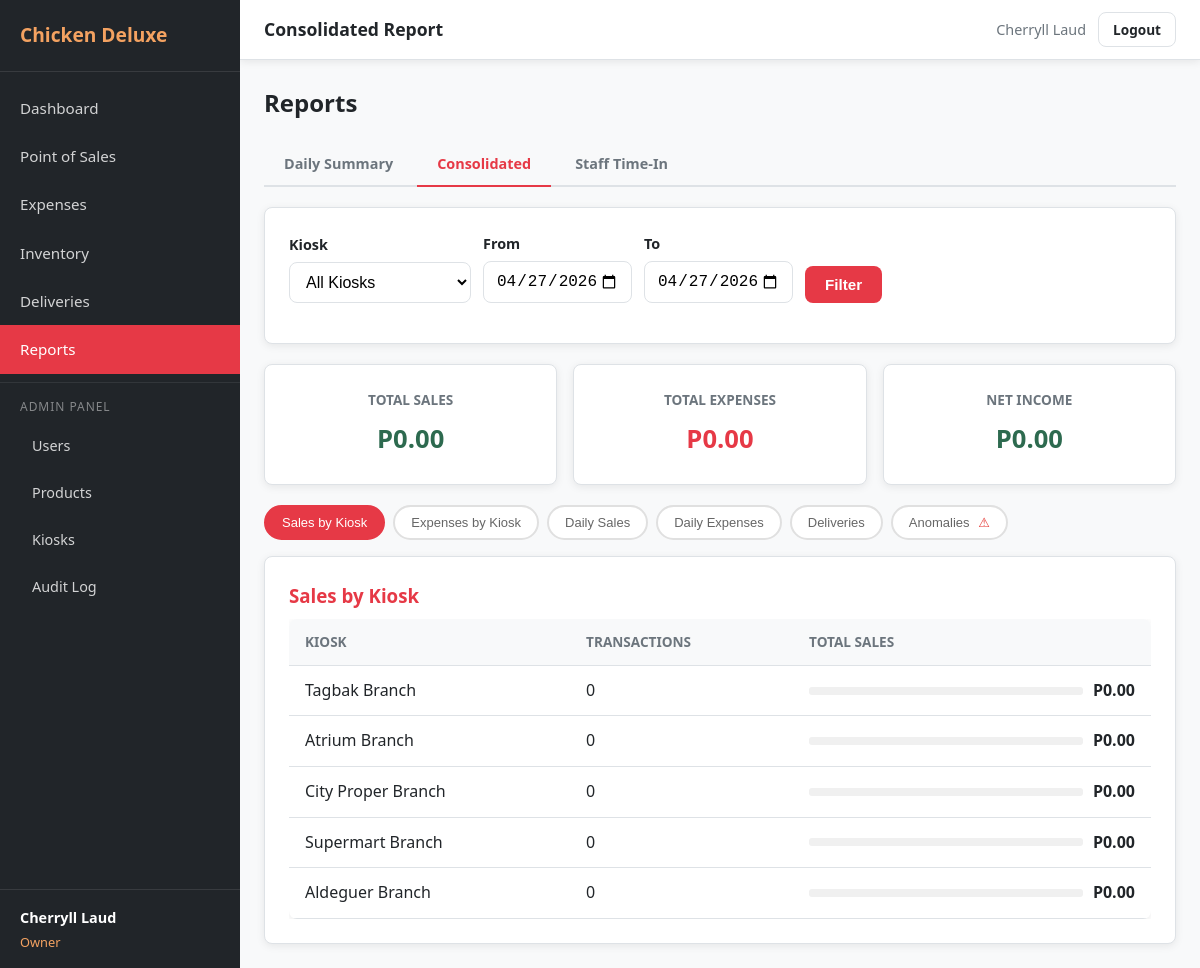
/reports/consolidated (signed in), run on the app's committed database.
### tables this page shows
CREATE TABLE `kiosk` (
  `Kiosk_ID` int(11) NOT NULL AUTO_INCREMENT,
  `Name` varchar(100) NOT NULL,
  `Location` varchar(255) NOT NULL,
  `Active` tinyint(1) NOT NULL DEFAULT 1,
  `Created_at` datetime NOT NULL DEFAULT current_timestamp(),
  PRIMARY KEY (`Kiosk_ID`)
);

### core/Controller.php (called while the page is built, shortened)
<?php
class Controller
{
    protected function render(string $view, array $data = []): void
    {
        extract($data);
        $viewFile = __DIR__ . '/../views/' . $view . '.php';
        require $viewFile;
        require __DIR__ . '/../views/layouts/main.php';
    }
    protected function get(string $key, mixed $default = null): mixed
    {
        return $_GET[$key] ?? $default;
    }
}

### controllers/ReportController.php (called while the page is built, shortened)
<?php
require_once __DIR__ . '/../models/ReportModel.php';
class ReportController extends Controller
{
    private ReportModel $reportModel;
    private KioskModel $kioskModel;
    public function __construct()
    {
        $this->reportModel = new ReportModel();
        $this->kioskModel  = new KioskModel();
    }
    public function consolidated(): void
    {
        $kiosks    = $this->kioskModel->getActive();
        $kiosk_id = $this->get('kiosk_id') ? (int) $this->get('kiosk_id') : null;
        $from_date = $this->get('from_date', date('Y-m-d', strtotime('monday this week')));
        $to_date   = $this->get('to_date', date('Y-m-d'));
        $sales_by_kiosk   = $this->reportModel->getSalesTotalsByKiosk($from_date, $to_date);
        $expense_by_kiosk = $this->reportModel->getExpenseTotalsByKiosk($from_date, $to_date);
        $daily_sales      = $this->reportModel->getDailySalesBreakdown($from_date, $to_date, $kiosk_id);
        $daily_expenses   = $this->reportModel->getDailyExpenseBreakdown($from_date, $to_date, $kiosk_id);
        $deliveries       = $this->reportModel->getDeliverySummary($from_date, $to_date, $kiosk_id);
        $anomalies        = $this->reportModel->getMissingSnapshots($from_date, $to_date);
        $top_products     = $this->reportModel->getProductsAboveAverageSales($from_date, $to_date);
        $kiosks_no_ending = $this->reportModel->getKiosksWithoutEndingSnapshot($to_date);
        $grand_sales = 0;
        $grand_expenses = 0;
        foreach ($sales_by_kiosk as $s) { $grand_sales += $s['Total_Sales']; }
        foreach ($expense_by_kiosk as $e) { $grand_expenses += $e['Total_Expenses']; }
        $data = [
            'page_title'       => 'Consolidated Report',
            'active_tab'       => 'consolidated',
            'kiosks'           => $kiosks,
            'kiosk_id'         => $kiosk_id,
            'from_date'        => $from_date,
            'to_date'          => $to_date,
            'sales_by_kiosk'   => $sales_by_kiosk,
            'expense_by_kiosk' => $expense_by_kiosk,
            'daily_sales'      => $daily_sales,
            'daily_expenses'   => $daily_expenses,
            'deliveries'       => $deliveries,
            'anomalies'        => $anomalies,
            'top_products'     => $top_products,
            'kiosks_no_ending' => $kiosks_no_ending,
            'grand_sales'      => $grand_sales,
            'grand_expenses'   => $grand_expenses,
            'net_income'       => $grand_sales - $grand_expenses,
        ];
        $this->render('reports/consolidated', $data);
    }
}

### index.php (called while the page is built, shortened)
<?php
require_once __DIR__ . '/core/Database.php';
require_once __DIR__ . '/core/Model.php';
require_once __DIR__ . '/core/Controller.php';
$router = new Router();
$router->get('/login',    'AuthController', 'showLogin');
$router->post('/login',   'AuthController', 'handleLogin');
$router->get('/logout',   'AuthController', 'logout');
$router->get('/',          'DashboardController', 'index');
$router->get('/dashboard', 'DashboardController', 'index');
$router->get('/admin',                'AdminController', 'users');
$router->get('/admin/users',          'AdminController', 'users');
$router->post('/admin/users/create',  'AdminController', 'createUser');
$router->get('/admin/users/edit',     'AdminController', 'editUser');
$router->post('/admin/users/update',  'AdminController', 'updateUser');
$router->post('/admin/users/reset-password', 'AdminController', 'resetUserPassword');
$router->post('/admin/users/deactivate', 'AdminController', 'deactivateUser');
$router->post('/admin/users/activate',   'AdminController', 'activateUser');
$router->post('/admin/users/timeout',    'AdminController', 'timeout');
$router->get('/admin/products',          'AdminController', 'products');
$router->post('/admin/products/create',  'AdminController', 'createProduct');
$router->post('/admin/products/update',  'AdminController', 'updateProduct');
$router->get('/admin/kiosks',            'AdminController', 'kiosks');
$router->post('/admin/kiosks/create',    'AdminController', 'createKiosk');
$router->post('/admin/kiosks/update',    'AdminController', 'updateKiosk');
$router->get('/admin/audit-log',         'AdminController', 'auditLog');
$router->get('/inventory',        'InventoryController', 'index');
$router->post('/inventory/store', 'InventoryController', 'store');
$router->post('/inventory/auto-generate', 'InventoryController', 'autoGenerateBeginning');
$router->post('/inventory/unlock', 'InventoryController', 'unlock');
$router->get('/delivery',          'DeliveryController', 'index');
$router->post('/delivery/store',   'DeliveryController', 'store');
$router->post('/delivery/lock',    'DeliveryController', 'lock');
$router->post('/delivery/unlock',  'DeliveryController', 'unlock');
$router->post('/delivery/delete',  'DeliveryController', 'delete');
$router->post('/delivery/update',   'DeliveryController', 'update');
$router->post('/delivery/pullout',  'DeliveryController', 'pullout');
$router->get('/sales',          'SalesController', 'index');
$router->post('/sales/store',   'SalesController', 'store');
$router->post('/sales/store-batch', 'SalesController', 'storeBatch');
$router->post('/sales/lock',    'SalesController', 'lock');
$router->post('/sales/unlock',  'SalesController', 'unlock');
$router->post('/sales/delete',  'SalesController', 'delete');
$router->get('/expenses',          'ExpenseController', 'index');
$router->post('/expenses/store',   'ExpenseController', 'store');
$router->post('/expenses/lock',    'ExpenseController', 'lock');
$router->post('/expenses/unlock',  'ExpenseController', 'unlock');
$router->post('/expenses/delete',  'ExpenseController', 'delete');
$router->post('/expenses/update',  'ExpenseController', 'update');
$router->get('/reports',              'ReportController', 'index');
$router->get('/reports/daily',        'ReportController', 'daily');
$router->get('/reports/consolidated', 'ReportController', 'consolidated');
$router->get('/reports/timein',       'ReportController', 'timeIn');
$router->dispatch();

### config/database.php (called while the page is built)
<?php
return [
    'master' => [
        'host'     => '127.0.0.1',
        'port'     => DB_MASTER_PORT,
        'dbname'   => 'chicken_deluxe',
        'username' => 'root',
        'password' => '',
        'charset'  => 'utf8mb4',
    ],
    'slave' => [
        'host'     => '127.0.0.1',
        'port'     => DB_SLAVE_PORT,
        'dbname'   => 'chicken_deluxe',
        'username' => 'root',
        'password' => '',
        'charset'  => 'utf8mb4',
    ],
];

### core/Database.php (called while the page is built, shortened)
<?php
class Database
{
    private static ?Database $instance = null;
    private PDO $slave;
    private function __construct()
    {
        $config = require __DIR__ . '/../config/database.php';
        $masterDsn = sprintf(
            'mysql:host=%s;port=%d;dbname=%s;charset=%s',
            $config['master']['host'],
            $config['master']['port'],
            $config['master']['dbname'],
            $config['master']['charset']
        );
        $slaveDsn = sprintf(
            'mysql:host=%s;port=%d;dbname=%s;charset=%s',
            $config['slave']['host'],
            $config['slave']['port'],
            $config['slave']['dbname'],
            $config['slave']['charset']
        );
        $options = [
            PDO::ATTR_ERRMODE            => PDO::ERRMODE_EXCEPTION,
            PDO::ATTR_DEFAULT_FETCH_MODE => PDO::FETCH_ASSOC,
            PDO::ATTR_EMULATE_PREPARES   => false,
        ];
        $this->slave = new PDO(
            $slaveDsn,
            $config['slave']['username'],
            $config['slave']['password'],
            $options
        );
    }
    public static function getInstance(): Database
    {
        if (self::$instance === null) {
            self::$instance = new self();
        }
        return self::$instance;
    }
    public function read(string $sql, array $params = []): array
    {
        $stmt = $this->slave->prepare($sql);
        $stmt->execute($params);
        return $stmt->fetchAll();
    }
}

### core/Model.php (called while the page is built, shortened)
<?php
class Model
{
    public function __construct()
    {
        $this->db = Database::getInstance();
    }
}

### models/ReportModel.php (called while the page is built, shortened)
<?php
class ReportModel extends Model
{
    public function getSalesTotalsByKiosk(string $from_date, string $to_date): array
    {
        return $this->db->read(
            "SELECT k.Name AS Kiosk_Name, k.Kiosk_ID,
                    COUNT(s.Sales_ID) AS Total_Transactions,
                    COALESCE(SUM(s.Line_total), 0) AS Total_Sales
             FROM Kiosk k
             LEFT JOIN Sales s ON k.Kiosk_ID = s.Kiosk_ID
                AND s.Sales_date BETWEEN ? AND ?
             WHERE k.Active = 1
             GROUP BY k.Kiosk_ID, k.Name
             ORDER BY k.Kiosk_ID",
            [$from_date, $to_date]
        );
    }
    public function getExpenseTotalsByKiosk(string $from_date, string $to_date): array
    {
        return $this->db->read(
            "SELECT k.Name AS Kiosk_Name, k.Kiosk_ID,
                    COUNT(e.Expense_ID) AS Total_Entries,
                    COALESCE(SUM(e.Amount), 0) AS Total_Expenses
             FROM Kiosk k
             LEFT JOIN Expenses e ON k.Kiosk_ID = e.Kiosk_ID
                AND e.Expense_date BETWEEN ? AND ?
             WHERE k.Active = 1
             GROUP BY k.Kiosk_ID, k.Name
             ORDER BY k.Kiosk_ID",
            [$from_date, $to_date]
        );
    }
    public function getKiosksWithoutEndingSnapshot(string $date): array
    {
        $sql = "SELECT k.Kiosk_ID, k.Name, k.Location
                FROM Kiosk k
                WHERE k.Active = 1
                  AND k.Kiosk_ID NOT IN (
                      SELECT i.Kiosk_ID
                      FROM Inventory_Snapshot i
                      WHERE i.Snapshot_date = ?
                        AND i.Snapshot_type = 'ending'
                  )
                ORDER BY k.Name";
        return $this->db->read($sql, [$date]);
    }
}

### views/reports/consolidated.php (the view, shortened to what this page needs)
<?php
    $has_anomalies     = !empty($anomalies) || !empty($kiosks_no_ending ?? []);
?>
<section class="reports">
    <div class="section-header">
        <h2>Reports</h2>
    </div>
    <?php require __DIR__ . '/tabs.php'; ?>
    <div class="card form-card">
        <form method="GET" action="<?= BASE_URL ?>/reports/consolidated" class="form-inline-row">
            <div class="form-group">
                <label for="kiosk_id">Kiosk</label>
                <select id="kiosk_id" name="kiosk_id" class="form-select">
                    <option value="">All Kiosks</option>
                </select>
            </div>
            <div class="form-group">
                <label for="from_date">From</label>
                <input type="date" id="from_date" name="from_date" class="form-input"
                       value="<?= htmlspecialchars($from_date) ?>"
                       max="<?= date('Y-m-d') ?>">
            </div>
            <div class="form-group">
                <label for="to_date">To</label>
                <input type="date" id="to_date" name="to_date" class="form-input"
                       value="<?= htmlspecialchars($to_date) ?>"
                       max="<?= date('Y-m-d') ?>">
            </div>
            <div class="form-group form-actions">
                <button type="submit" class="btn btn-primary">Filter</button>
            </div>
        </form>
    </div>
    <div class="report-overview">
        <div class="card report-card">
            <h4>Total Sales</h4>
            <span class="report-value text-success">P<?= number_format($grand_sales, 2) ?></span>
        </div>
        <div class="card report-card">
            <h4>Total Expenses</h4>
            <span class="report-value text-danger">P<?= number_format($grand_expenses, 2) ?></span>
        </div>
        <div class="card report-card">
            <h4>Net Income</h4>
            <span class="report-value <?= $net_income >= 0 ? 'text-success' : 'text-danger' ?>">
                P<?= number_format($net_income, 2) ?>
            </span>
        </div>
    </div>
    <div class="report-inner-tabs" id="consolidatedInnerTabs" role="tablist">
        <button type="button" class="report-inner-tab active" data-tab="sales-kiosk" role="tab">Sales by Kiosk</button>
        <button type="button" class="report-inner-tab"        data-tab="exp-kiosk"   role="tab">Expenses by Kiosk</button>
        <button type="button" class="report-inner-tab"        data-tab="daily-sales" role="tab">Daily Sales</button>
        <button type="button" class="report-inner-tab"        data-tab="daily-exp"   role="tab">Daily Expenses</button>
        <button type="button" class="report-inner-tab"        data-tab="deliveries"  role="tab">Deliveries</button>
        <?php if ($has_anomalies): ?>
            <button type="button" class="report-inner-tab has-anomaly" data-tab="anomalies" role="tab">Anomalies</button>
        <?php endif; ?>
    </div>
    <div class="card report-inner-panel active" data-tab="sales-kiosk">
        <h3>Sales by Kiosk</h3>
        <?php if (empty($sales_by_kiosk)): ?>
            <?php require __DIR__ . '/_empty_state.php'; ?>
        <?php else: ?>
            <div class="table-container">
                <table>
                    <thead>
                        <tr>
                            <th>Kiosk</th>
                            <th>Transactions</th>
                            <th>Total Sales</th>
                        </tr>
                    </thead>
                    <tbody>
                        <?php foreach ($sales_by_kiosk as $s): ?>
                            <tr>
                                <td><?= htmlspecialchars($s['Kiosk_Name']) ?></td>
                                <td><?= $s['Total_Transactions'] ?></td>
                                <td class="kiosk-bar-cell">
                                    <div class="kiosk-bar-wrap">
                                        <div class="kiosk-bar-bg">
                                        </div>
                                        <strong>P<?= number_format($s['Total_Sales'], 2) ?></strong>
                                    </div>
                                </td>
                            </tr>
                        <?php endforeach; ?>
                    </tbody>
                </table>
            </div>
        <?php endif; ?>
    </div>
</section>

### data on the page
kiosk: Name "Tagbak Branch", Total_Transactions "0", Total_Sales "0.00"
kiosk: Name "Atrium Branch", Total_Transactions "0", Total_Sales "0.00"
kiosk: Name "City Proper Branch", Total_Transactions "0", Total_Sales "0.00"
kiosk: Name "Supermart Branch", Total_Transactions "0", Total_Sales "0.00"
kiosk: Name "Aldeguer Branch", Total_Transactions "0", Total_Sales "0.00"

### other printed values
APP_NAME "Chicken Deluxe"
Auth::fullName() "Cherryll Laud"
ROLE_NAMES[Auth::roleId()] "Owner"
$page_title "Consolidated Report"
$grand_sales "0.00"
$grand_expenses "0.00"
$net_income "0.00"
